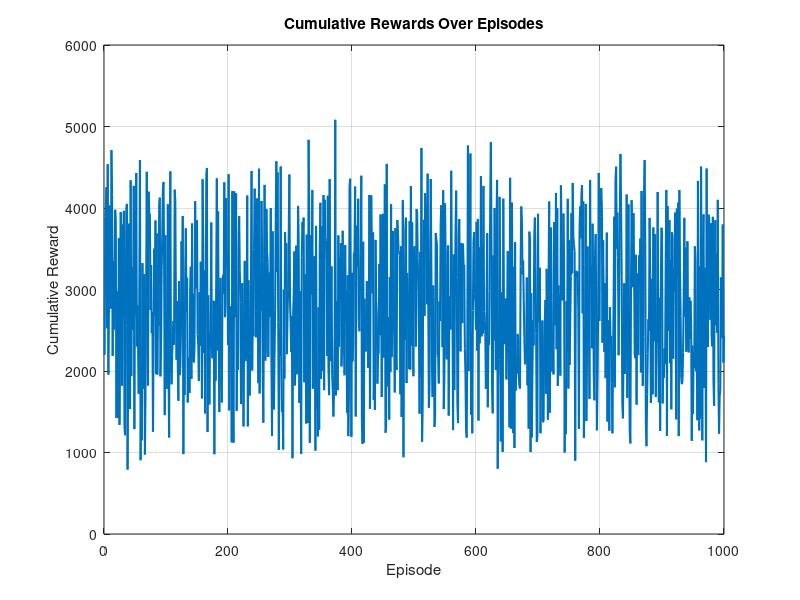
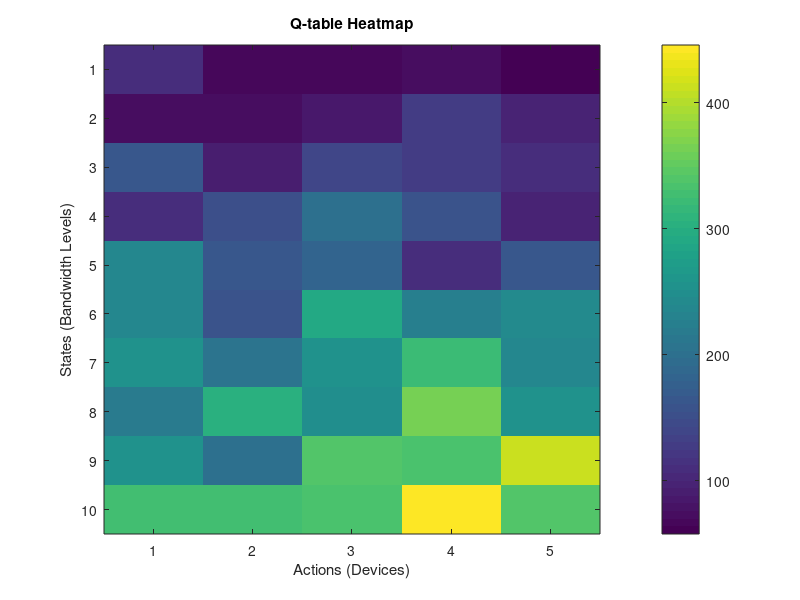
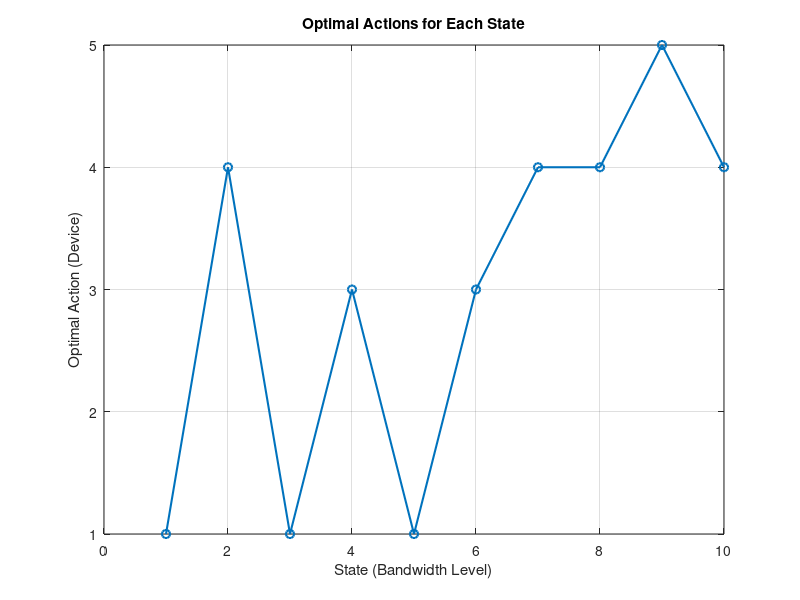

The MATLAB source for these figures, in order:
% Project: Intelligent Algorithm for Bandwidth in Wireless Network using Q-Learning

% Parameters
num_devices = 5;              % Number of devices
num_states = 10;              % Number of states (bandwidth levels)
num_actions = num_devices;    % Number of possible actions (each device can be allocated bandwidth)
learning_rate = 0.1;          % Learning rate
discount_factor = 0.9;        % Discount factor
num_episodes = 1000;          % Number of episodes for training

% Initialize Q-table
Q = zeros(num_states, num_actions);

% Initialize arrays to store performance metrics
cumulative_rewards = zeros(1, num_episodes);

% Training the Q-Learning agent
for episode = 1:num_episodes
    % Randomly initialize the state (bandwidth level)
    current_state = randi(num_states);
    total_reward = 0;
    
    % Loop until the end of the episode
    for step = 1:100
        % Choose action (device) using epsilon-greedy strategy
        epsilon = 1 / episode; % Decreasing exploration
        if rand < epsilon
            action = randi(num_actions); % Explore
        else
            [~, action] = max(Q(current_state, :)); % Exploit
        end
        
        % Simulate bandwidth allocation
        allocated_bandwidth = (rand(1, num_devices) > 0.5) .* (current_state / num_states * 100);
        
        % Calculate reward based on usage patterns
        usage_patterns = randi([1, 50], 1, num_devices); % Simulate usage patterns
        reward = sum(allocated_bandwidth .* usage_patterns) / sum(usage_patterns);
        total_reward = total_reward + reward;
        
        % Determine next state based on the action
        next_state = min(max(current_state + randi([-1, 1]), 1), num_states); % Randomly change state
        
        % Update Q-value
        Q(current_state, action) = Q(current_state, action) + learning_rate * ...
            (reward + discount_factor * max(Q(next_state, :)) - Q(current_state, action));
        
        % Transition to the next state
        current_state = next_state;
    end
    
    % Store cumulative reward for the episode
    cumulative_rewards(episode) = total_reward;
end

% Display the learned Q-table
disp('Learned Q-table:');
disp(Q);

% Display the optimal actions for each state
[~, optimal_actions] = max(Q, [], 2);
disp('Optimal actions for each state:');
disp(optimal_actions);

% Plot cumulative rewards over episodes
figure;
plot(1:num_episodes, cumulative_rewards, 'LineWidth', 1.5);
title('Cumulative Rewards Over Episodes');
xlabel('Episode');
ylabel('Cumulative Reward');
grid on;

% Visualize the Q-table as a heatmap
figure;
imagesc(Q);
colorbar;
title('Q-table Heatmap');
xlabel('Actions (Devices)');
ylabel('States (Bandwidth Levels)');
xticks(1:num_actions);
yticks(1:num_states);

% Plot optimal actions for each state
figure;
plot(1:num_states, optimal_actions, 'o-', 'LineWidth', 1.5);
title('Optimal Actions for Each State');
xlabel('State (Bandwidth Level)');
ylabel('Optimal Action (Device)');
grid on;
